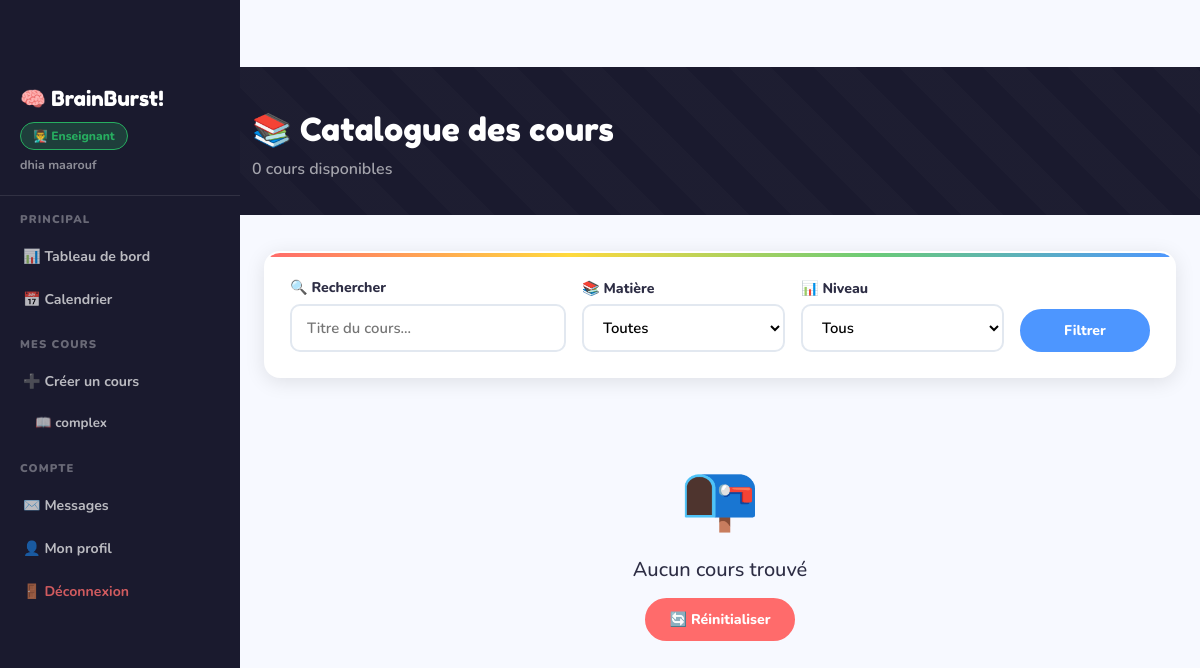
/cours (signed in), run on the app's committed database.
### app.py (models this page shows)
class User(UserMixin, db.Model):
    id            = db.Column(db.Integer, primary_key=True)
    nom           = db.Column(db.String(100), nullable=False)
    prenom        = db.Column(db.String(100), nullable=False)
    email         = db.Column(db.String(150), unique=True, nullable=False)
    password      = db.Column(db.String(200), nullable=False)
    role          = db.Column(db.String(20),  default='eleve')  # admin | enseignant | eleve
    actif         = db.Column(db.Boolean,     default=True)
    bio           = db.Column(db.Text,        default='')
    date_creation = db.Column(db.DateTime,    default=datetime.utcnow)
    groupe_id     = db.Column(db.Integer, db.ForeignKey('groupe.id'), nullable=True)
    cours_crees  = db.relationship('Cours',       backref='enseignant', lazy=True)
    inscriptions = db.relationship('Inscription', backref='eleve',      lazy=True)
    travaux_rendus = db.relationship('TravauxRendu', backref='eleve',   lazy=True)
    msg_envoyes  = db.relationship('Message', foreign_keys='Message.expediteur_id',   backref='expediteur',   lazy=True)
    msg_recus    = db.relationship('Message', foreign_keys='Message.destinataire_id', backref='destinataire', lazy=True)

class Cours(db.Model):
    id            = db.Column(db.Integer, primary_key=True)
    titre         = db.Column(db.String(200), nullable=False)
    description   = db.Column(db.Text,        nullable=False)
    niveau        = db.Column(db.String(50),   nullable=False)
    publie        = db.Column(db.Boolean,      default=False)
    date_creation = db.Column(db.DateTime,     default=datetime.utcnow)
    enseignant_id = db.Column(db.Integer,      db.ForeignKey('user.id'),    nullable=False)
    matiere_id    = db.Column(db.Integer,      db.ForeignKey('matiere.id'), nullable=True)
    ressources   = db.relationship('Ressource',   backref='cours', lazy=True, cascade='all, delete-orphan')
    inscriptions = db.relationship('Inscription', backref='cours', lazy=True, cascade='all, delete-orphan')
    travaux      = db.relationship('Travail',     backref='cours', lazy=True, cascade='all, delete-orphan')
    seances      = db.relationship('Seance',      backref='cours', lazy=True, cascade='all, delete-orphan')

### app.py (the view)
@app.route('/cours')
@login_required
def liste_cours():
    q         = request.args.get('q','')
    matiere_id= request.args.get('matiere_id','')
    niveau    = request.args.get('niveau','')
    query     = Cours.query.filter_by(publie=True)
    if q:          query = query.filter(Cours.titre.ilike(f'%{q}%'))
    if matiere_id: query = query.filter_by(matiere_id=int(matiere_id))
    if niveau:     query = query.filter_by(niveau=niveau)
    if current_user.role == 'eleve' and current_user.groupe_id is not None:
        query = query.filter_by(groupe_id=current_user.groupe_id)
    cours     = query.order_by(Cours.date_creation.desc()).all()
    matieres  = Matiere.query.filter_by(actif=True).order_by(Matiere.nom).all()
    inscriptions_ids = [i.cours_id for i in current_user.inscriptions] if current_user.role=='eleve' else []
    return render_template('cours_liste.html', cours=cours, matieres=matieres,
                           q=q, matiere_id=matiere_id, niveau=niveau, inscriptions_ids=inscriptions_ids)

### app.py (called while the page is built)
@login_manager.user_loader
def load_user(uid): return User.query.get(int(uid))

@app.context_processor
def inject_globals():
    return {'now': datetime.utcnow, 'current_year': datetime.utcnow().year}

### templates/cours_liste.html (shortened to what this page needs)
{% extends "base.html" %}
{% block content %}
<div class="page-header">
  <div class="container">
    <h2>📚 Catalogue des cours</h2>
    <p style="color:rgba(255,255,255,.6);font-weight:600;margin:4px 0 0">{{ cours|length }} cours disponibles</p>
  </div>
</div>
<div class="container-fluid px-4 pb-5">
  <div class="card-fun p-4 mb-4">
    <form method="GET" class="row g-3 align-items-end">
      <div class="col-md-4">
        <label class="lbl">🔍 Rechercher</label>
        <input type="text" name="q" class="form-control-fun" value="{{ q }}" placeholder="Titre du cours...">
      </div>
      <div class="col-md-3">
        <label class="lbl">📚 Matière</label>
        <select name="matiere_id" class="form-select-fun">
          <option value="">Toutes</option>
        </select>
      </div>
      <div class="col-md-3">
        <label class="lbl">📊 Niveau</label>
        <select name="niveau" class="form-select-fun">
          <option value="">Tous</option>
        </select>
      </div>
      <div class="col-md-2">
        <button type="submit" class="btn btn-fun btn-sky w-100 fw-800">Filtrer</button>
      </div>
    </form>
  </div>
  {% set grads = ['linear-gradient(135deg,#FFD93D,#FF6B6B)','linear-gradient(135deg,#6BCB77,#4D96FF)','linear-gradient(135deg,#C77DFF,#FF6B6B)','linear-gradient(135deg,#4D96FF,#6BCB77)','linear-gradient(135deg,#FFB347,#FF6B6B)','linear-gradient(135deg,#C77DFF,#4D96FF)'] %}
  {% set emojis = ['💻','🧪','🔢','🌍','🎸','🎨','📖','🔬','🏋️','🌿','🎭','✈️'] %}
  <div class="row g-4">
    {% for c in cours %}
    <div class="col-md-4 col-sm-6 fade-up" style="animation-delay:{{ loop.index0 * 0.06 }}s">
      <div class="course-card">
        <div class="course-thumb" style="background:{{ grads[loop.index0 % 6] }}">{{ emojis[loop.index0 % 12] }}</div>
        <div class="p-4">
          <div class="d-flex gap-2 mb-3 flex-wrap">
            {% if c.matiere %}<span class="badge-fun" style="background:{{ c.matiere.couleur }}22;color:{{ c.matiere.couleur }}">{{ c.matiere.icone }} {{ c.matiere.nom }}</span>{% endif %}
            <span class="badge-fun badge-{{ 'debutant' if c.niveau=='Débutant' else 'intermediaire' if c.niveau=='Intermédiaire' else 'avance' }}">{{ c.niveau }}</span>
            {% if c.id in inscriptions_ids %}<span class="badge-fun badge-publie">✅ Inscrit</span>{% endif %}
          </div>
          <h6 class="fw-800 mb-1">{{ c.titre }}</h6>
          <p class="text-muted small fw-600 mb-3" style="line-height:1.5">{{ c.description[:90] }}...</p>
          <div class="d-flex gap-3 text-muted small fw-700 mb-3">
            <span>👨‍🏫 {{ c.enseignant.prenom }}</span>
            <span>👥 {{ c.inscriptions|length }}</span>
            <span>📁 {{ c.ressources|length }}</span>
          </div>
          {% if c.id in inscriptions_ids %}
          <a href="{{ url_for('cours_apprendre', cid=c.id) }}" class="btn btn-fun btn-mint w-100 fw-800">▶️ Continuer</a>
          {% else %}
          <a href="{{ url_for('cours_detail', cid=c.id) }}" class="btn btn-fun btn-sky w-100 fw-800">👀 Voir le cours</a>
          {% endif %}
        </div>
      </div>
    </div>
    {% else %}
    <div class="col-12 text-center py-5">
      <div style="font-size:4rem;margin-bottom:12px">📭</div>
      <h5 class="fw-800">Aucun cours trouvé</h5>
      <a href="{{ url_for('liste_cours') }}" class="btn btn-fun btn-coral mt-2">🔄 Réinitialiser</a>
    </div>
    {% endfor %}
  </div>
</div>
{% endblock %}

### templates/base.html (shortened to what this page needs)
<!DOCTYPE html>
<html lang="fr">
<head>
<link href="https://cdnjs.cloudflare.com/ajax/libs/bootstrap/5.3.0/css/bootstrap.min.css" rel="stylesheet">
<link href="https://cdnjs.cloudflare.com/ajax/libs/font-awesome/6.4.0/css/all.min.css" rel="stylesheet">
</head>
<body>
{% if current_user.is_authenticated %}
<div class="side-nav">
  <div style="padding:16px 20px 20px;border-bottom:1px solid rgba(255,255,255,.1)">
    <div style="font-family:'Fredoka One',cursive;color:white;font-size:1.3rem">🧠 BrainBurst!</div>
    <div class="mt-2">
      <span class="role-badge role-{{ current_user.role }}">
        {{ '⚙️ Admin' if current_user.role=='admin' else '👨‍🏫 Enseignant' if current_user.role=='enseignant' else '🎓 Élève' }}
      </span>
    </div>
    <div style="color:rgba(255,255,255,.5);font-size:.78rem;font-weight:700;margin-top:6px">
      {{ current_user.prenom }} {{ current_user.nom }}
    </div>
  </div>
  {% if current_user.role == 'admin' %}
  <div class="nav-section">Principal</div>
  <a href="{{ url_for('admin_dashboard') }}" class="{{ 'active' if request.endpoint=='admin_dashboard' }}">📊 Tableau de bord</a>
  <a href="{{ url_for('admin_calendrier') }}" class="{{ 'active' if request.endpoint=='admin_calendrier' }}">📅 Calendrier</a>
  <div class="nav-section">Gestion</div>
  <a href="{{ url_for('admin_users') }}" class="{{ 'active' if request.endpoint in ['admin_users','admin_user_creer','admin_user_editer'] }}">👥 Utilisateurs</a>
  <a href="{{ url_for('admin_matieres') }}" class="{{ 'active' if request.endpoint in ['admin_matieres','admin_matiere_creer','admin_matiere_editer'] }}">📚 Matières</a>
  <a href="{{ url_for('admin_annonces') }}" class="{{ 'active' if request.endpoint=='admin_annonces' }}">📢 Annonces</a>
  <div class="nav-section">Commun</div>
  <a href="{{ url_for('liste_cours') }}">🔍 Voir les cours</a>
  {% elif current_user.role == 'enseignant' %}
  <div class="nav-section">Principal</div>
  <a href="{{ url_for('teacher_dashboard') }}" class="{{ 'active' if request.endpoint=='teacher_dashboard' }}">📊 Tableau de bord</a>
  <a href="{{ url_for('teacher_calendrier') }}" class="{{ 'active' if request.endpoint=='teacher_calendrier' }}">📅 Calendrier</a>
  <div class="nav-section">Mes cours</div>
  <a href="{{ url_for('teacher_cours_creer') }}" class="{{ 'active' if request.endpoint=='teacher_cours_creer' }}">➕ Créer un cours</a>
  {% for c in current_user.cours_crees %}
  <a href="{{ url_for('teacher_cours_contenu', cid=c.id) }}" style="padding-left:32px;font-size:.83rem">
    📖 {{ c.titre[:22] }}
  </a>
  {% endfor %}
  {% endif %}
  <div class="nav-section">Compte</div>
  <a href="{{ url_for('messages') }}">✉️ Messages</a>
  <a href="{{ url_for('profil') }}">👤 Mon profil</a>
  <a href="{{ url_for('logout') }}" style="color:rgba(255,107,107,.8)!important">🚪 Déconnexion</a>
</div>
<div class="main-content">
{% endif %}
{% block content %}{% endblock %}
</div>
</body>
</html>

### templates/base.html (style rules this page uses)
:root { --sun:#FFD93D; --coral:#FF6B6B; --mint:#6BCB77; --sky:#4D96FF; --violet:#C77DFF; --peach:#FFB347; --dark:#1A1A2E; --ink:#2D2D44; --paper:#FFFDF7; --light:#F7F9FF; --admin:#e74c3c; --teacher:#2ecc71; --student:#3498db; --shadow:0 4px 20px rgba(0,0,0,.1); --radius:16px; --radius-sm:10px; }
* { box-sizing:border-box }
body { font-family:'Nunito',sans-serif;background:var(--light);color:var(--ink);overflow-x:hidden;padding-top:67px }
.role-badge { display:inline-flex;align-items:center;gap:5px;padding:4px 12px;border-radius:20px; font-size:.75rem;font-weight:800 }
.role-enseignant { background:rgba(46,204,113,.2);color:#27ae60;border:1px solid #27ae60 }
.page-header { background:var(--dark);padding:44px 0 34px;margin-bottom:36px;position:relative;overflow:hidden }
.page-header::before { content:'';position:absolute;inset:0; background:repeating-linear-gradient(45deg,transparent,transparent 30px,rgba(255,255,255,.015) 30px,rgba(255,255,255,.015) 60px) }
.page-header h2 { font-family:'Fredoka One',cursive;font-size:2rem;color:white;position:relative }
.card-fun { background:white;border:2px solid transparent;border-radius:var(--radius); box-shadow:var(--shadow);transition:all .25s;position:relative;overflow:hidden }
.card-fun::before { content:'';position:absolute;top:0;left:0;right:0;height:4px; background:linear-gradient(90deg,var(--coral),var(--sun),var(--mint),var(--sky)) }
.btn-fun { font-weight:800;border-radius:25px;padding:9px 22px;border:2.5px solid transparent; transition:all .2s;font-size:.88rem }
.btn-coral { background:var(--coral);color:white;border-color:var(--coral) }
.btn-sky { background:var(--sky);color:white;border-color:var(--sky) }
.form-control-fun,.form-select-fun { border:2.5px solid #e2e8f0;border-radius:var(--radius-sm); padding:11px 15px;font-family:'Nunito',sans-serif;font-weight:600;font-size:.93rem; transition:border-color .2s,box-shadow .2s;width:100%;background:white }
.lbl { font-weight:800;font-size:.88rem;display:block;margin-bottom:5px }
.side-nav { background:var(--dark); width:240px; position:fixed; top:0;left:0;bottom:0; z-index:999; overflow-y:auto; padding-top:67px; }
.side-nav a { display:flex;align-items:center;gap:10px; padding:11px 20px; color:rgba(255,255,255,.7); font-weight:700;font-size:.88rem; text-decoration:none; transition:all .2s; border-left:3px solid transparent; }
.side-nav .nav-section { padding:16px 20px 6px; font-size:.7rem;font-weight:900; text-transform:uppercase;letter-spacing:.1em; color:rgba(255,255,255,.35) }
.main-content { margin-left:240px; min-height:100vh; width:calc(100% - 240px); float:left; }
body { overflow-x:hidden }

### data on the page
User: role "👨‍🏫 Enseignant", prenom "dhia", nom "maarouf"
Cours: titre "complex"

### other printed values
{{ cours|length }} "0"
